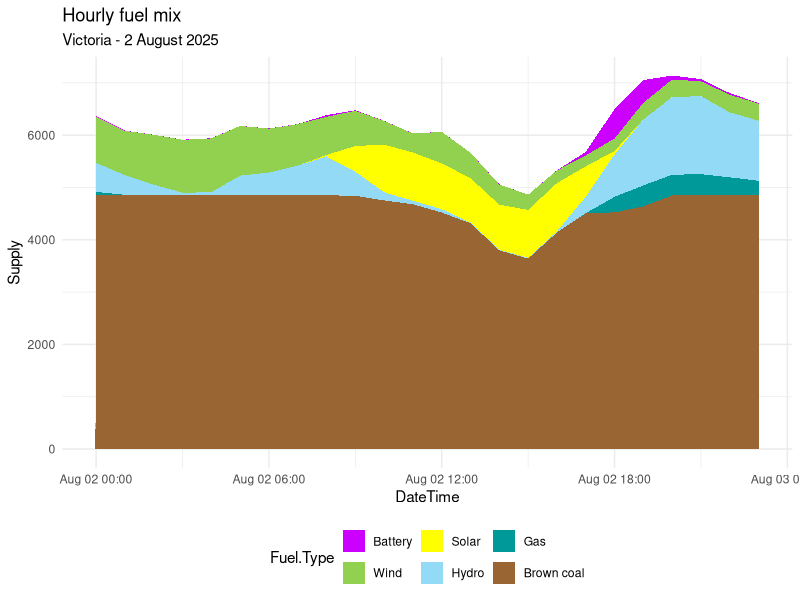

The R source for this figure:
#---------Packages---------
library(ggplot2)

#-----------Data-----------
data <- read.csv("Data/Fuel-mix.csv")
data$Fuel.Type <- factor(data$Fuel.Type , levels=c("Battery","Wind","Solar","Hydro","Gas","Brown coal"))
data$DateTime <- as.POSIXct(data$DateTime, format = "%d/%m/%Y %H:%M")

#----------Chart----------
ggplot(data, aes(x=DateTime, y=Supply, fill=Fuel.Type)) +
  geom_area() +
  scale_fill_manual(values=c("#CC00FF","#92D050","yellow","#93DAF7","#009999","#996633"))+
  labs(title="Hourly fuel mix", subtitle="Victoria - 2 August 2025")+
  theme_minimal()+
  theme(legend.position="bottom")
